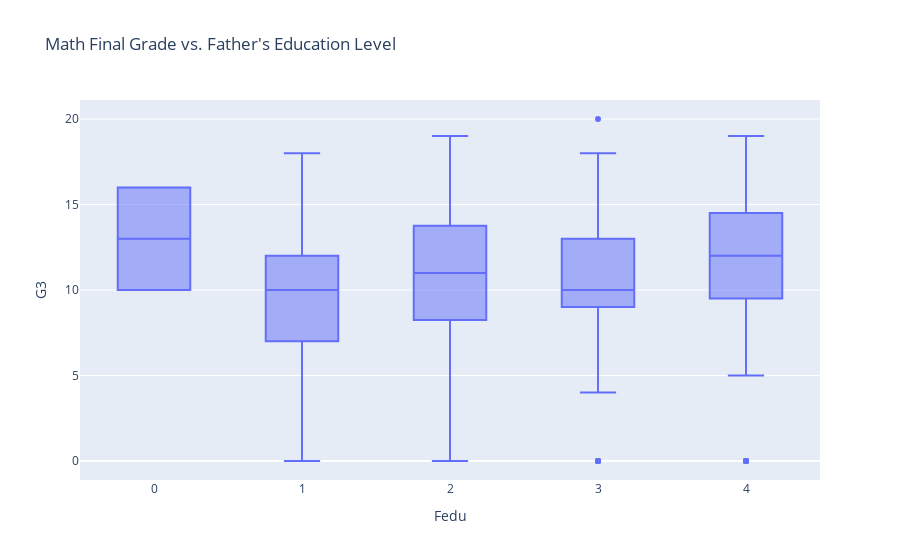

This figure's notebook cell:
### Code cell
# Box Plot: Math Final Grade vs. Father's Education Level
fig = px.box(df_math, x='Fedu', y='G3', labels={'x': "Father's Education Level", 'y': 'Math Final Grade'},
             title="Math Final Grade vs. Father's Education Level")
fig.show()

### Figure 1 — Plotly figure (JSON) as saved in the notebook; plotly's stock layout.template omitted (floating-point values rounded to 4 significant figures; data arrays with more than 128 entries replaced by an {"elided": "..."} marker saying what was removed)
{"data": [{"alignmentgroup": "True", "hovertemplate": "Fedu=%{x}<br>G3=%{y}<extra></extra>", "legendgroup": "", "marker": {"color": "#636efa"}, "name": "", "notched": false, "offsetgroup": "", "orientation": "v", "showlegend": false, "type": "box", "x": {"elided": "395 int values"}, "x0": " ", "xaxis": "x", "y": {"elided": "395 int values"}, "y0": " ", "yaxis": "y"}], "layout": {"boxmode": "group", "legend": {"tracegroupgap": 0}, "title": {"text": "Math Final Grade vs. Father's Education Level"}, "xaxis": {"anchor": "y", "domain": [0, 1], "title": {"text": "Fedu"}}, "yaxis": {"anchor": "x", "domain": [0, 1], "title": {"text": "G3"}}}}
